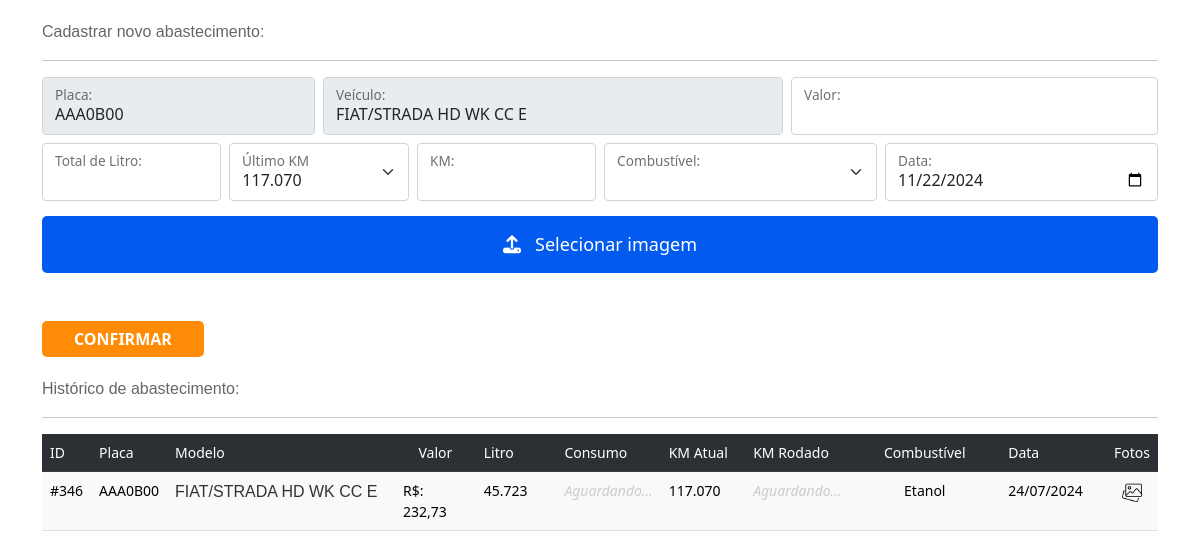
/abastecimento.php?placa=AAA0B00, run on the app's committed database.
### tables this page shows
CREATE TABLE IF NOT EXISTS `abastecimento` (
  `abast_id` int NOT NULL AUTO_INCREMENT,
  `veiculo_id` int NOT NULL,
  `abast_veiculo` varchar(50) NOT NULL,
  `abast_placa` varchar(50) NOT NULL,
  `abast_valor` varchar(255) NOT NULL,
  `abast_valor_litro` varchar(255) NOT NULL,
  `abast_total_litro` varchar(255) NOT NULL,
  `abast_km_anterior` varchar(50) NOT NULL,
  `abast_km` varchar(50) NOT NULL,
  `abast_km_rodado` varchar(50) DEFAULT NULL,
  `abast_media` varchar(50) DEFAULT NULL,
  `abast_combustivel` varchar(50) NOT NULL,
  `abast_data` date NOT NULL,
  `cad_autor` varchar(255) NOT NULL,
  PRIMARY KEY (`abast_id`)
);

### abastecimento.php (the view, shortened to what this page needs)
<?php
require_once("_app/conf.php");
?>
<?php
$pdos = "SELECT * FROM abastecimento WHERE abast_placa =:placa";
$data = $pdo->prepare($pdos);
$data->bindParam(':placa', $_GET['placa']);
$data->execute();
foreach ($data as $veiculos);
?>
<!doctype html>
<html lang="pt-br">
<head>
    <link href="css/style.css" rel="stylesheet">
    <link href="https://cdn.jsdelivr.net/npm/bootstrap@5.0.2/dist/css/bootstrap.min.css" rel="stylesheet">
    <link rel="stylesheet" href="https://cdn.jsdelivr.net/npm/@fortawesome/fontawesome-free@6.1.2/css/fontawesome.min.css">
</head>
<body>
    <article class="container">
        <label class="titulo">Cadastrar novo abastecimento:</label>
        <hr>
        <form method="POST" id="" action="actions/abastecimento.php" enctype="multipart/form-data">
            <div class="row g-2">
                <div class="col-md-3">
                    <div class="form-floating">
                        <input readonly type="text" class="form-control" name="abast_placa" maxlength="8" id="placa" value="<?= $_GET['placa']; ?>" required />
                        <label for="floatingInputGrid">Placa:</label>
                    </div>
                </div>
                <div class="col-md-5">
                    <div class="form-floating">
                        <input readonly type="text" class="form-control" name="abast_veiculo" id="" value="<?php if (isset($veiculos['abast_veiculo'])) echo $veiculos['abast_veiculo']; ?>" required />
                        <label for="floatingInputGrid">Veículo:</label>
                    </div>
                </div>
                <div class="col-md-4">
                    <div class="form-floating">
                        <input type="text" class="form-control" maxlength="9" name="abast_valor" id="input3" value="<?php if (isset($dados['abast_valor'])) echo $dados['abast_valor']; ?>" required />
                        <label for="input3">Valor:</label>
                    </div>
                </div>
                <div class="col-md-2">
                    <div class="form-floating">
                        <input type="text" class="form-control" maxlength="9" id="input4" name="abast_total_litro" value="<?php if (isset($dados['abast_total_litro'])) echo $dados['abast_total_litro']; ?>" required />
                        <label for="input4">Total de Litro:</label>
                    </div>
                </div>
                <?php
                $sql = "SELECT * FROM abastecimento WHERE abast_placa =:placa ORDER BY abast_id DESC LIMIT 1";
                $stmt = $pdo->prepare($sql);
                $stmt->bindParam(':placa', $_GET['placa']);
                $stmt->execute();
                $lastRecord = $stmt->fetch(PDO::FETCH_ASSOC);
                ?>
                <div class="col-md-2">
                    <div class="form-floating">
                        <select name="abast_km_anterior" id="abast_km_anterior" class="form-select">
                            <option selected value="<?php if (isset($lastRecord['abast_km'])) : echo $lastRecord['abast_km'];
                                                    else : echo '';
                                                    endif; ?>"><?php if (isset($lastRecord['abast_km'])) : echo $lastRecord['abast_km'];
                                                                else : echo 'Sem Histórico';
                                                                endif; ?></option>
                        </select>
                        <label for="abast_km_anterior">Último KM</label>
                    </div>
                </div>
                <div class="col-md-2">
                    <div class="form-floating">
                        <input type="text" class="form-control" maxlength="7" name="abast_km" id="input2" value="" required />
                        <label for="input2">KM:</label>
                    </div>
                </div>
                <div class="col-md-3">
                    <div class="form-floating ">
                        <select class="form-select" name="abast_combustivel" id="8">
                        </select>
                        <label for="floatingSelectGrid">Combustível:</label>
                    </div>
                </div>
                <div class="col-md-3">
                    <div class="form-floating">
                        <input onChange="getkm(this.value)" type="date" class="form-control" name="abast_data" id="input5" value="<?php if (isset($dados['abast_data'])) : echo $dados['abast_data'];
                                                                                                                                    else : echo date('Y-m-d');
                                                                                                                                    endif; ?>" required />
                        <label for="floatingInputGrid">Data:</label>
                    </div>
                </div>
            </div>
            <div class="col-md-12">
                <label id="foto" for="upload-img"><i class="fa fa-upload" aria-hidden="true"></i> &nbsp; Selecionar imagem</label>
            </div>
            <br/>
            <br />
            <input type="submit" id="submitBtn" name="abastecimento" value="Confirmar" class="btn-orange">
        </form>
        <?php
        $busca = "SELECT * FROM abastecimento WHERE abast_placa =:placa ORDER BY abast_km DESC";
        $data = $pdo->prepare($busca);
        $data->bindParam(':placa', $_GET['placa']);
        $data->execute();
        $count = $data->rowCount();
        ?>
        <?php
        if ($count <= 0) {
            echo "<label class='titulo'>Veículo sem histórico de abastecimento</label>";
        } else {
        ?>
            <label class="titulo">Histórico de abastecimento:</label>
            <hr>
            <table id="search_table" class="table table-striped">
                <tr class="table-dark">
                    <td scope="col" align="left" style="width:30px;">ID</td>
                    <td scope="col" align="left" style="width:70px;">Placa</td>
                    <td scope="col" align="left" style="width:330px;">Modelo</td>
                    <td scope="col" align="center" style="width:100px;">Valor</td>
                    <td scope="col" align="left" style="width:100px;">Litro</td>
                    <td scope="col" align="left" style="width:100px;">Consumo</td>
                    <td scope="col" align="left" style="width:100px;">KM Atual</td>
                    <td scope="col" align="left" style="width:100px;">KM Rodado</td>
                    <td scope="col" align="center" style="width:200px;">Combustível</td>
                    <td scope="col" align="left" style="width:120px;">Data</td>
                    <td scope="col" align="center" style="width:120px;" colspan="3">Fotos</td>
                </tr>
                <?php foreach ($data as $veiculo) : ?>
                    <tr class="table-light">
                        <td align="left" style="">#<?= $veiculo['abast_id']; ?></td>
                        <td align="left" style=""><?= $_GET['placa']; ?></td>
                        <td style="">
                            <a href="editar_abastecimento?id=<?= $veiculo['abast_id']; ?>" class="link">
                                <?= $veiculo['abast_veiculo']; ?>
                        </td>
                        <td align="left" style="">R$: <?php echo number_format($veiculo['abast_valor'], 2, ",", "."); ?></td>
                        <td align="left" style=""><?php echo number_format($veiculo['abast_total_litro'], 3, ".", "."); ?></td>
                        <?php if (isset($veiculo['abast_media'])) { ?>
                            <td align="left" style=""><?= number_format($veiculo['abast_media'], 2, ".", "."); ?> - KM/L </td>
                        <?php } else { ?>
                            <td class="wait" align="left" style=""> Aguardando... </td>
                        <?php } ?>
                        <td align="left" style=""><?= number_format($veiculo['abast_km'], 3, ".", "."); ?></td>
                        <?php if (isset($veiculo['abast_km_rodado'])) { ?>
                            <td align="left" style=""><?= number_format($veiculo['abast_km_rodado'], 0, ".", "."); ?> - KM</td>
                        <?php } else { ?>
                            <td class="wait" align="left" style=""> Aguardando... </td>
                        <?php } ?>
                        <?php
                        if ($veiculo['abast_combustivel'] == 0) :
                            echo "<td align='center'>Gasolina</td>";
                        elseif ($veiculo['abast_combustivel'] == 3) :
                            echo "<td align='center'>Etanol</td>";
                        elseif ($veiculo['abast_combustivel'] == 4) :
                            echo "<td align='center'>Diesel</td>";
                        elseif ($veiculo['abast_combustivel'] == 5) :
                            echo "<td align='center'>GNV</td>";
                        endif;
                        ?>
                        <td align="left" style=""><?= date('d/m/Y', strtotime($veiculo['abast_data'])); ?> </td>
                        <?php
                        $sql = "SELECT * FROM abastecimento_img WHERE abast_id = :abast_id";
                        $stmt = $pdo->prepare($sql);
                        $stmt->bindParam(':abast_id', $veiculo['abast_id'], PDO::PARAM_INT);
                        $stmt->execute();
                        $imagens = $stmt->fetchAll(PDO::FETCH_ASSOC);
                        $count_id = count($imagens);
                        ?>
                        <?php if ($count_id <= 0) { ?>
                            <td align="center">
                                <img src="images/no-img.png" alt="Sem imagem cadastrada" title="Sem imagem cadastrada" width="20" height="20">
                            </td>
                        <?php } else { ?>
                            <td align="center">
                                <a data-id='<?= $veiculo['abast_id']; ?>' class="foto" title="Ver Fotos"><img src="images/imagem.png" alt="<?php if ($count_id == 1) : echo "Imagem cadastrada";
                                                                                                                                            elseif ($count_id >= 2) : echo "Imagens cadastradas";
                                                                                                                                            endif; ?>" title="<?= $count_id ?> imagens cadastradas " width="20" height="20"></a>
                            </td>
                        <?php } ?>
                    </tr>
                <?php
                endforeach;
                ?>
            </table>
        <?php }; ?>
    </article>

### css/style.css (style rules this page uses)
.titulo { font-family: "Trebuchet MS", Arial, Helvetica, sans-serif;font-size: 16px;color: #666;margin-top: 20px }
#foto { display: block;position: relative;width: 100%;background-color: #025bee;color: #fff;font-size: 18px;text-align: center;padding: 15px;border-radius: 5px;cursor: pointer; margin-top: 15px; }
.wait { font-style: italic; color:#CCC }
.btn-orange { padding: 4px 30px;background: #ff8b06;text-transform: uppercase;font-weight: bold;border-radius: 5px; border-color:transparent;outline: 10px; }
.btn-orange { cursor: pointer;font-size: 1.0em;color: #fff; text-decoration: none; }
.table { font-size: 14px; }
.link { font-family: 'Trebuchet MS', 'Lucida Sans Unicode', 'Lucida Grande', 'Lucida Sans', Arial, sans-serif; font-size: 16px; text-decoration: none; color: #333; }

### data on the page
abastecimento: abast_veiculo "FIAT/STRADA HD WK CC E", abast_km_anterior "117.070", abast_id "346", abast_valor "232,73", abast_total_litro "45.723", shows "Aguardando...", abast_km "117.070", abast_combustivel "Etanol", abast_data "24/07/2024"
